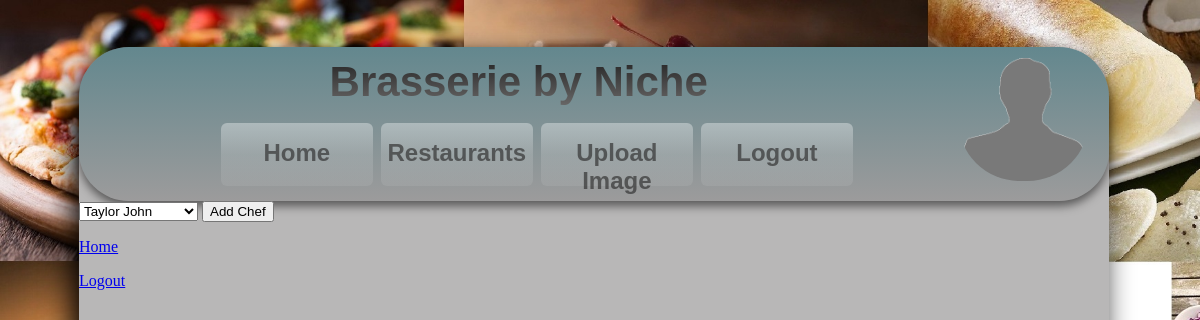
Screenshot of /addChef/1 (signed in) with the database file from the repository.
### project2App/models.py (models this page shows)
class Image(models.Model):
	title = models.CharField(max_length=255)
	uploader = models.ForeignKey(User, related_name='userPictures', on_delete=models.PROTECT, blank=True, null=True)
	restaurant = models.ForeignKey(Restaurant, related_name='restaurantPictures', on_delete=models.PROTECT, blank=True, null=True)
	restaurantProfilePic = models.ForeignKey(Restaurant, related_name="restaurantProfilePic", on_delete=models.PROTECT, blank=True, null=True)
	content = models.ImageField(upload_to='images/')
	created_at = models.DateTimeField(auto_now_add=True)
	updated_at = models.DateTimeField(auto_now=True)

class Restaurant(models.Model):
	name = models.CharField(max_length=255)
	address = models.CharField(max_length=255)
	style = models.CharField(max_length=255, blank=True, null=True)
	cityState = models.CharField(max_length=255)
	phone = models.CharField(max_length=20, blank=True, null=True)
	created_at = models.DateTimeField(auto_now_add=True)
	updated_at = models.DateTimeField(auto_now=True)

### project2App/views.py (the view)
# urls.py: path('addChef/<int:restaurantID>', views.addChef),
def addChef(request, restaurantID):
	galleryUser = User.objects.get(username='image_gallery')
	backgroundImage = Image.objects.get(title='homeBackground', uploader=galleryUser)
	profileImage = Image.objects.get(uploader=galleryUser, id=9)
	thisUser = User.objects.get(id=request.session['loggedInUserID'])
	allUsers = User.objects.all()
	thisRestaurant = Restaurant.objects.get(id=restaurantID)
	context = {
		'backgroundImage':backgroundImage,
		'profileImage':profileImage,
		'user':thisUser,
		'allUsers':allUsers,
		'restaurant':thisRestaurant
	}
	return render(request, 'addChefPage.html', context)

### project2App/templates/addChefPage.html (shortened to what this page needs)
<!DOCTYPE html>
<html lang="en">
<head>
    {% load static %}
    <link rel="stylesheet" type="text/css" href="{% static 'css/userPageStyle.css' %}">
</head>
</head>
<body>
    <div class="main_container">
        <div class="main_header">
            <a href="/userPage/{{user.id}}"><img class="user_dropdown" src="{{profileImage.content.url}}"></a>
            <h1>{{ restaurant.name }}</h1>
            <div class="sub_header">
                <div class="sub_header_box"><a href="/home">Home</a></div>
                <div class="sub_header_box"><a href="/restaurantPage">Restaurants</a></div>
                <div class="sub_header_box"><a href="/uploadImagePage">Upload Image</a></div>
                <div class="sub_header_box"><a href="/logout">Logout</a></div>
            </div>
        </div>
        <form action="/addChefToRestaurant" method='POST'>
            <select name="chefs" id="Chefs">
                {% for user in allUsers %}
                    <option value={{user.id}}>{{user.first_name}} {{user.last_name}}</option>
                {% endfor %}
            </select>
            <input type='submit' value='Add Chef' />
        </form>
        <p><a href='/home'>Home</a></p>
        <p><a href="/logout">Logout</a></p>
    </div>
</body>

### project2App/static/css/userPageStyle.css (style rules this page uses)
.main_container { width: 87%; height: 770px; margin-left: 6%; margin-top: 4%; background-color: rgba(184, 183, 183); border-radius: 50px; box-shadow: -7px 15px 30px; position: relative; }
.main_header { height: 20%; width: 100%; border-radius: 50px; background-image: linear-gradient(rgba(2, 81, 95, 0.466), rgba(44, 44, 46, 0.199) ); box-shadow: 0px 5px 10px rgba(0, 0, 0, 0.521); }
h1 { text-align: center; }
.user_dropdown { float: right; border-radius: 100px; max-height: 80%; margin:1% 2% 0% 0%; }
.sub_header { width: 74%; height: 40%; margin-left: 8%; margin-top: -1%; padding-left: 5%; }
.main_header h1 { font-size: 42px; background: -webkit-linear-gradient(rgb(20, 20, 20), rgb(104, 103, 103)); -webkit-background-clip: text; -webkit-text-fill-color: transparent; font-family: sans-serif; padding-top: 1%; }
.sub_header_box { width: 20%; height: 76%; margin-left: 1%; padding-top: 2%; float: left; text-align: center; border-radius: 6px; background-image: linear-gradient(rgba(255, 255, 255, 0.363), rgba(245, 245, 245, 0.158), rgba(255, 255, 255, 0.075)); }
.sub_header_box a { font-size: 24px; font-weight: bold; font-family: sans-serif; text-decoration: none; color: rgba(51, 51, 51, 0.699); }

### rows the page displays
Image: content (picture)
Restaurant: name "Brasserie by Niche"

### other values shown
form field chefs "Taylor John"
